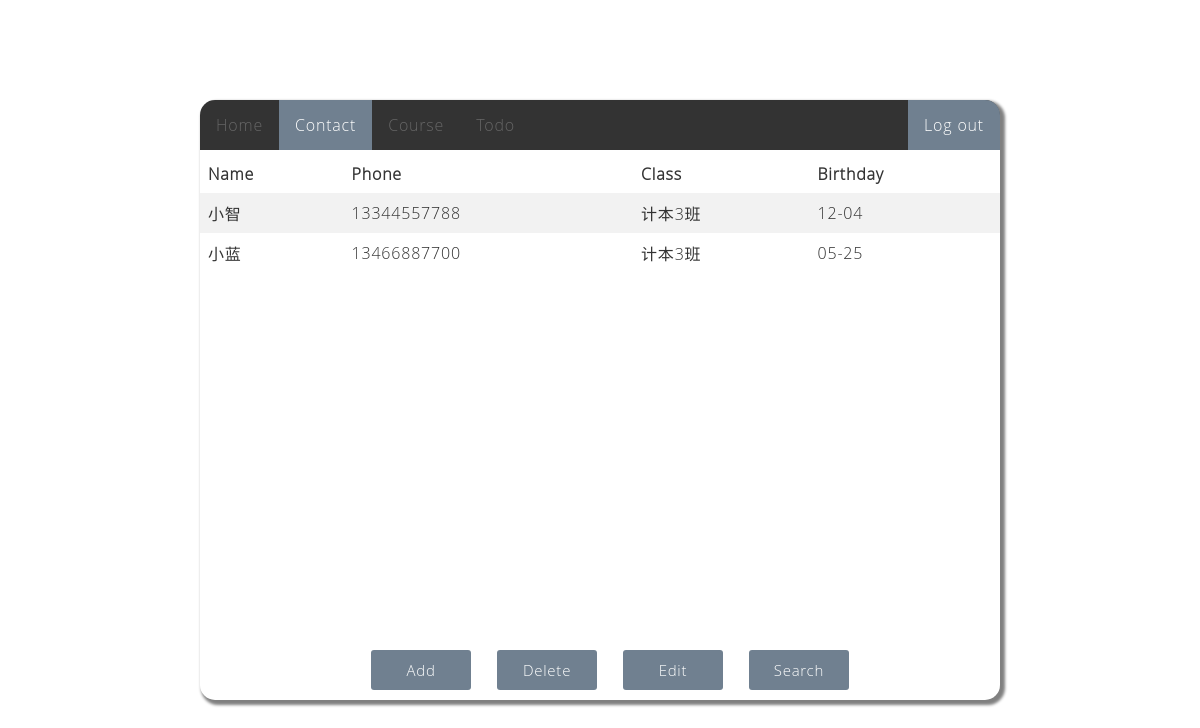
Screenshot of /php/search2.php?class=计本3班 (signed in) with the database file from the repository.
### tables this page shows
CREATE TABLE contacts
(
  `id`        INT         NOT NULL UNIQUE  AUTO_INCREMENT COMMENT '通讯录id',
  `name`      VARCHAR(20) NOT NULL UNIQUE  COMMENT '姓名',
  `phone`     VARCHAR(20) NoT NULL         COMMENT '电话',
  `class`     VARCHAR(50) NULL             COMMENT '班级',
  `birth_m`   INT         NULL             COMMENT '生日月',
  `birth_d`   INT         NULL             COMMENT '生日天',
  `u_id`      INT         NOT NULL         COMMENT '所属用户id',
  PRIMARY KEY (`id`)
);

### php/search2.php (the view, shortened to what this page needs)
<!DOCTYPE html>
<html lang="en">
  <head>
    <link rel="stylesheet" href="../css/contact.css" />
  </head>
  <body>
    <div class="home-wrapper">
      <div class="title_show">
        <ul class="title_show">
          <li><a href="home.php">Home</a></li>
          <li><a class="active" href="contact.php">Contact</a></li>
          <li><a href="course.php">Course</a></li>
          <li><a href="todo.php">Todo</a></li>
          <li style="float: right;">
            <a class="active" href="login.php">Log out</a>
          </li>
        </ul>
      </div>
      <div class="main">
        <div class="table_show">
          <table>
            <tr>
              <th>Name</th>
              <th>Phone</th>
              <th>Class</th>
              <th>Birthday</th>
            </tr>
            <?php
              include ('dbcn.php');
              $id = $_SESSION["uid"];
              $_class = $_GET["class"];
              $sql = "SELECT * FROM contacts WHERE `u_id` = $id AND `class` = '$_class' ";
              $result = $conn->query($sql);
              while($row = $result->fetch_assoc()){
                echo "<tr>";
                echo "<td>".$row["name"]."</td>";
                echo "<td>".$row["phone"]."</td>";
                echo "<td>".$row["class"]."</td>";
                echo "<td>";
                if ($row["birth_m"]<10) {
                  echo "0".$row["birth_m"]."-";
                }else {
                  echo $row["birth_m"]."-";
                }
                if ($row["birth_d"]<10) {
                  echo "0".$row["birth_d"]."</td>";
                } else {
                  echo $row["birth_d"]."</td>";
                }
                echo "</tr>";
              }
              ?>
          </table>
        </div>
        <div class="mbtn">
          <button type="menu" >Add</button>
          <button type="menu" >Delete</button>
          <button type="menu" >Edit</button>
          <button type="menu" class="active" onclick="location.href='contact.php'">Search</button>
        </div>
      </div>
    </div>
  </body>
</html>

### css/contact.css (style rules this page uses)
* { padding: 0; margin: 0; font-family: "Open Sans Light"; letter-spacing: 0.05em; }
html { height: 100%; }
body { height: 100%; }
.home-wrapper { box-shadow: 3px 3px 3px 2px grey; background-color: #fff; width: 800px; height: 600px; border-radius: 15px; padding: 0px; position: relative; left: 50%; top: 50%; transform: translate(-50%, -50%); }
.title_show ul { list-style-type: none; margin: 0; padding: 0; overflow: hidden; background-color: #333; border-radius: 15px 15px 0px 0px; }
.title_show li { float: left; }
.title_show li a { display: block; color: #666; text-align: center; padding: 14px 16px; text-decoration: none; }
.title_show li a.active { color: white; background-color:slategrey ; }
.main { color: #333; }
.table_show { width: auto; height: 480px; padding-top: 5px; }
.table_show table { overflow-y: auto; border-collapse: collapse; width: 100%; margin: auto; }
.table_show th, td { text-align: left; padding: 8px; }
.table_show tr:nth-child(even) { background-color: #f2f2f2 }
.mbtn { text-align: center; padding: 10px; width: 100%; margin-top: 5px; border: none; color: #fff; font-size: 120%; }
.mbtn button { width: 100px; height: 40px; border-style: none; border-radius: 3px; background-color: slategray; outline: none; color: white; font-size: 15px; margin-left: 10px; margin-right: 10px; }

### rows the page displays
contacts: name "小智", phone "13344557788", class "计本3班", birth_m "12", birth_d "4"
contacts: name "小蓝", phone "13466887700", class "计本3班", birth_m "5", birth_d "25"
